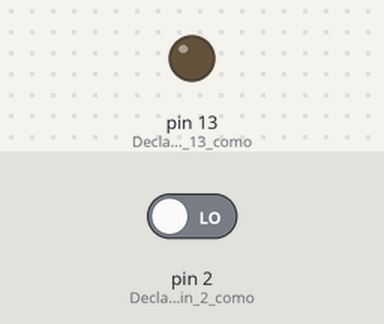
The sketch below on a simulated Arduino Uno, built with avr-gcc and run on an emulated ATmega328P. On the bench: output pins drawn as LEDs (lit = HIGH). The inputs (shaded band) are chosen by the test bench; at power-on: pin 2 (Declaramos_el_pin_2_como) LOW.

Above: at 1.2 s.
1.3 s: pin 2 (Declaramos_el_pin_2_como) driven HIGH
At 1.8 s:
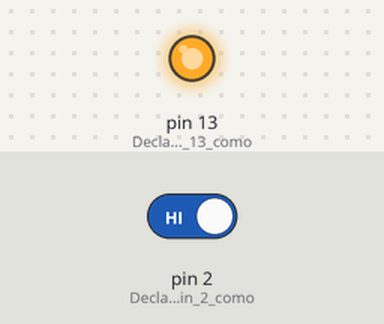
2.8 s: pin 2 (Declaramos_el_pin_2_como) driven LOW
At 4.2 s:
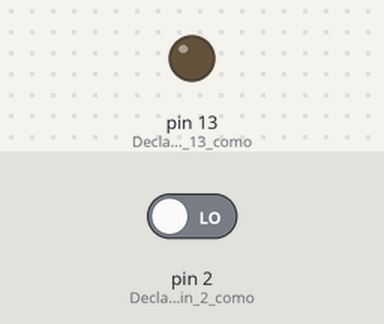
Timing chart, 0 to 5.8 s (numbered marks = the images above; inputs shaded):
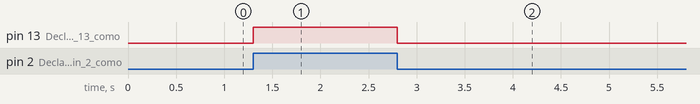

The sketch:

01_Pulsador_LED_x_nivel.ino
```cpp
int estado = 0;

void setup()
//RECORDAR QUE LA FUNCION SETUP EJECUTARA SUS INSTRUCCIONES SOLO UNA VEZ!
{                            //Inicializacion del hardware que vamos a usar
  pinMode(13, OUTPUT);       //Declaramos el pin 13 como salida
  pinMode(2, INPUT);         //Declaramos el pin 2 como enrtada
}

void loop()
{
  estado = digitalRead(2);  //  Leemos el estado del pulsador. estado tendra almacenado el estado logico de dicha entrada
//   |    CONDICION      |
  if (estado == HIGH     )      // Pregunto por el valor de estado
  {                             // Todo el codigo
    digitalWrite(13, HIGH);     // Encerrado entre llaves que este antes del "else"
    delay(50);
  }                             // Se ejecutara si la condicon es verdadera
  else
  {                             // Entre llaves despues del else
    digitalWrite(13, LOW);      // Se ejecuratán todas las sentencias
    delay(50);
                                // cuando la condicion no sea verdadera
  }
}
```

Measured:
- after the input at 1.3 s, pin 13 (Declaramos_el_pin_13_como): LOW → HIGH at once
- after the input at 2.8 s, pin 13 (Declaramos_el_pin_13_como): HIGH → LOW at once
